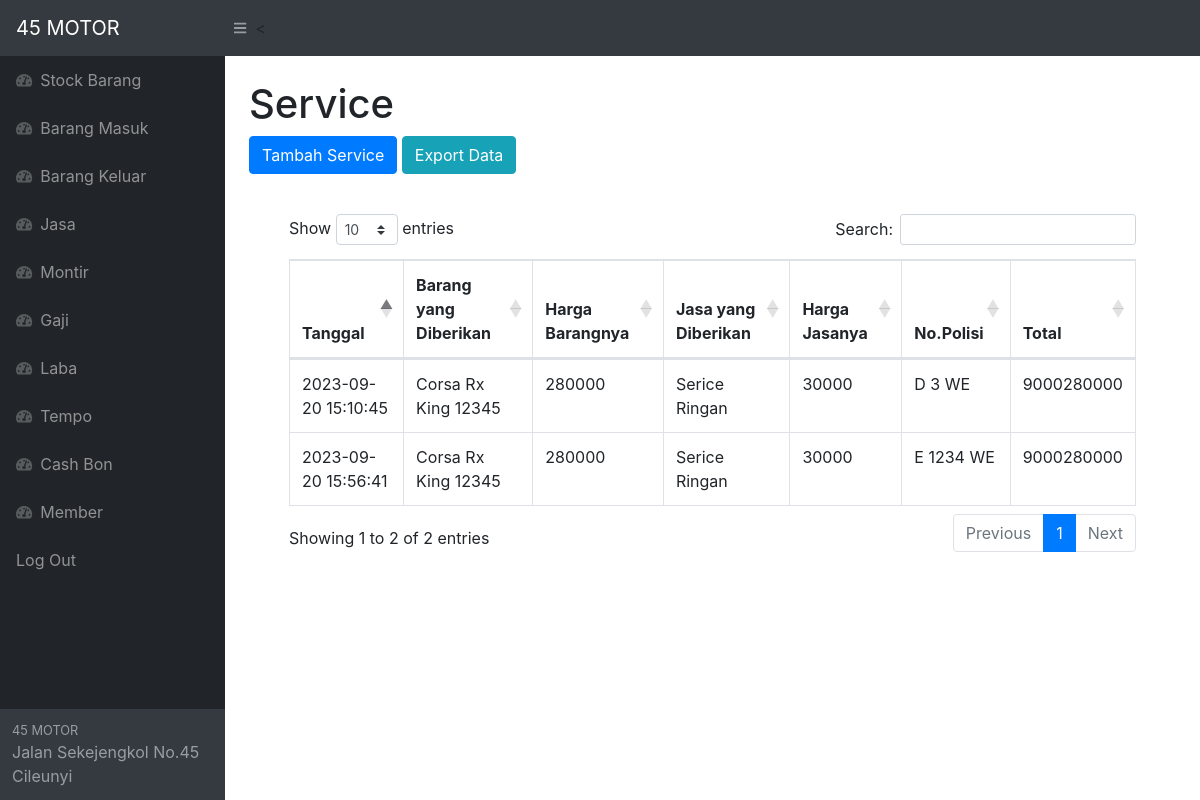
The page /penghasilan.php (signed in) on the database its author committed.
### tables this page shows
CREATE TABLE `penghasilan` (
  `idpenghasilan` int(11) NOT NULL,
  `tanggal` timestamp NOT NULL DEFAULT current_timestamp() ON UPDATE current_timestamp(),
  `namabarang` varchar(99) NOT NULL,
  `namajasa` varchar(99) NOT NULL,
  `nopol` varchar(25) NOT NULL,
  `hargajual` varchar(99) NOT NULL,
  `hargajasa` varchar(99) NOT NULL,
  `total` int(11) NOT NULL,
  `montir` int(11) NOT NULL,
  `owner` int(11) NOT NULL,
  `beainap` int(11) NOT NULL
);

### penghasilan.php (the view, shortened to what this page needs)
<?php
require 'function.php';
?>
<!DOCTYPE html>
<html lang="en">
    <head>
        <link href="css/styles.css" rel="stylesheet" />
        <link href="https://cdn.datatables.net/1.10.20/css/dataTables.bootstrap4.min.css" rel="stylesheet" />
    </head>
    <body class="sb-nav-fixed">
        <nav class="sb-topnav navbar navbar-expand navbar-dark bg-dark">
            <a class="navbar-brand" href="index.php">45 MOTOR</a>
            <button class="btn btn-link btn-sm order-1 order-lg-0" id="sidebarToggle" href="#"><i class="fas fa-bars"></i></button>
            <
        </nav>
        <div id="layoutSidenav">
            <div id="layoutSidenav_nav">
                <nav class="sb-sidenav accordion sb-sidenav-dark" id="sidenavAccordion">
                    <div class="sb-sidenav-menu">
                        <div class="nav">
                           <a class="nav-link" href="index.php">
                                <div class="sb-nav-link-icon"><i class="fas fa-tachometer-alt"></i></div>
                                Stock Barang
                            </a>
                             <a class="nav-link" href="masuk.php">
                                <div class="sb-nav-link-icon"><i class="fas fa-tachometer-alt"></i></div>
                                Barang Masuk
                            </a>
                             <a class="nav-link" href="keluar.php">
                                <div class="sb-nav-link-icon"><i class="fas fa-tachometer-alt"></i></div>
                                Barang Keluar
                            </a>
                             <a class="nav-link" href="jasa.php">
                                <div class="sb-nav-link-icon"><i class="fas fa-tachometer-alt"></i></div>
                                Jasa
                            </a>
                            <a class="nav-link" href="penghasilanmontir.php">
                                <div class="sb-nav-link-icon"><i class="fas fa-tachometer-alt"></i></div>
                                Montir
                            </a>
                            <a class="nav-link" href="gaji.php">
                                <div class="sb-nav-link-icon"><i class="fas fa-tachometer-alt"></i></div>
                                Gaji
                            </a>
                            <a class="nav-link" href="penghasilanowner.php">
                                <div class="sb-nav-link-icon"><i class="fas fa-tachometer-alt"></i></div>
                                Laba
                            </a>
                            <a class="nav-link" href="tempo.php">
                                <div class="sb-nav-link-icon"><i class="fas fa-tachometer-alt"></i></div>
                                Tempo
                            </a>
                            <a class="nav-link" href="cashbon.php">
                                <div class="sb-nav-link-icon"><i class="fas fa-tachometer-alt"></i></div>
                                Cash Bon
                            </a>
                            <a class="nav-link" href="member.php">
                                <div class="sb-nav-link-icon"><i class="fas fa-tachometer-alt"></i></div>
                                Member
                            </a>
                             <a class="nav-link" href="logout.php">
                                Log Out
                            </a>
                        </div>
                    </div>
                    <div class="sb-sidenav-footer">
                        <div class="small">45 MOTOR</div>
                        Jalan Sekejengkol No.45 Cileunyi
                    </div>
                </nav>
            </div>
            <div id="layoutSidenav_content">
                <main>
                    <div class="container-fluid">
                        <h1 class="mt-4">Service</h1>
                          <button type="button" class="btn btn-primary" data-toggle="modal" data-target="#myModal">
                            Tambah Service
                          </button>
                          <a href="exportpenghasilan.php" class="btn btn-info"> Export Data </a>
                            <div class="card-body">
                            <div class="card-body">
                                <div class="table-responsive">
                                    <table class="table table-bordered" id="dataTable" width="100%" cellspacing="0">
                                        <thead>
                                            <tr>
                                                <th>Tanggal</th>
                                                <th>Barang yang Diberikan</th>
                                                <th>Harga Barangnya</th>
                                                <th>Jasa yang Diberikan</th>
                                                <th>Harga Jasanya</th>
                                                <th>No.Polisi</th>
                                                <th>Total</th>
                                            </tr>
                                        </thead>
                                        <tbody>
                                            <?php
                                            $ambilsemuadatastock=mysqli_query($conn,"select*from penghasilan");
                                            while($data=mysqli_fetch_array($ambilsemuadatastock)){
                                                $namabarang = $data['namabarang'];
                                                $hargajual = $data['hargajual'];
                                                $namajasa = $data['namajasa'];
                                                $hargajasa = $data['hargajasa'];
                                                $nopol = $data['nopol'];
                                                $tanggal = $data['tanggal'];
                                                ?>
                                            <tr>
                                                <td><?=$tanggal;?></td>
                                                <td><?=$namabarang;?></td>
                                                <td><?=$hargajual;?></td>
                                                <td><?=$namajasa;?></td>
                                                <td><?=$hargajasa;?></td>
                                                <td><?=$nopol;?></td>
                                                <td><?=$total=$hargajasa*30/100,$hargajual;?></td>
                                            </tr>
                                            <?php
                                        };
                                        ?>
                                        </tbody>
                                    </table>
                                </div>
                            </div>
                        </div>
                    </div>
                </main>
            </div>
        </div>
    </body>
</html>

### rows shown on the page
penghasilan: tanggal "2023-09-20 15:10:45", namabarang "Corsa Rx King 12345", hargajual "280000", namajasa "Serice Ringan", hargajasa "30000", nopol "D 3 WE", $total=$hargajasa*30/100 "9000"
penghasilan: tanggal "2023-09-20 15:56:41", namabarang "Corsa Rx King 12345", hargajual "280000", namajasa "Serice Ringan", hargajasa "30000", nopol "E 1234 WE", $total=$hargajasa*30/100 "9000"
